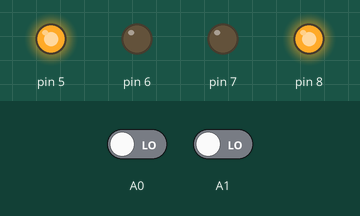
The sketch below on a simulated Arduino Uno, built with avr-gcc and run on an emulated ATmega328P. On the bench: output pins drawn as LEDs (lit = HIGH). The inputs (shaded band) are chosen by the test bench; at power-on: A0 LOW, A1 LOW.

Above: at 1.2 s.
1.3 s: A0 driven HIGH
At 2.5 s:
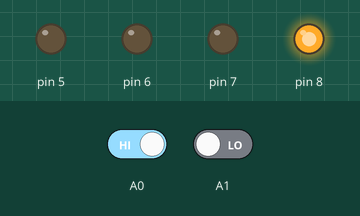
2.8 s: A0 driven LOW
At 3.6 s:
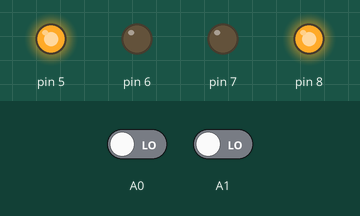
4.3 s: A1 driven HIGH
At 4.7 s:
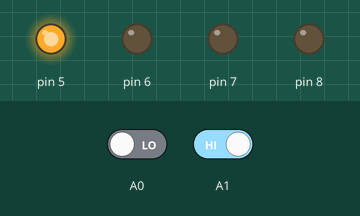
5.8 s: A1 driven LOW
At 7.1 s:
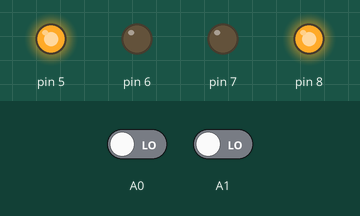
Timing chart, 0 to 8.3 s (numbered marks = the images above; inputs shaded):
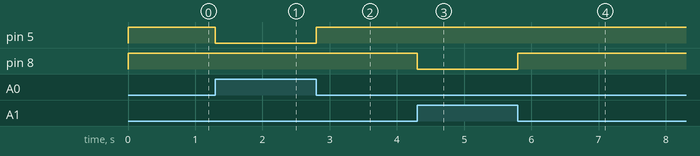

Measured:
- after the input at 1.3 s, pin 5: HIGH → LOW at once
- after the input at 2.8 s, pin 5: LOW → HIGH at once
- after the input at 4.3 s, pin 8: HIGH → LOW at once
- after the input at 5.8 s, pin 8: LOW → HIGH at once

The sketch:

code2_ir_line_following.ino
```cpp
/*
 * ============================================================
 *  CODE 2 - IR SENSOR LINE FOLLOWING
 * ============================================================
 *  Uses two IR sensors (left and right) to follow a line.
 *  Sensor reads HIGH when on the line, LOW when off the line.
 *
 *  Logic:
 *   L=1, R=1 → Both on line      → go forward
 *   L=0, R=1 → Drifted right     → steer left
 *   L=1, R=0 → Drifted left      → steer right
 *   L=0, R=0 → Both off line     → go forward (best guess)
 *
 *  PIN MAPPING:
 *   IR Left  → A0    IR Right → A1
 *   Motor A  IN1 → D5   IN2 → D6
 *   Motor B  IN3 → D7   IN4 → D8
 * ============================================================
 */

int l, r;

void setup() {
  pinMode(A0, INPUT);
  pinMode(A1, INPUT);
  pinMode(5, OUTPUT);
  pinMode(6, OUTPUT);
  pinMode(7, OUTPUT);
  pinMode(8, OUTPUT);
}

void forward() {
  digitalWrite(5, HIGH);
  digitalWrite(6, LOW);
  digitalWrite(7, LOW);
  digitalWrite(8, HIGH);
}

void backward() {
  digitalWrite(5, LOW);
  digitalWrite(6, HIGH);
  digitalWrite(7, HIGH);
  digitalWrite(8, LOW);
}

void right() {
  digitalWrite(5, LOW);
  digitalWrite(6, LOW);
  digitalWrite(7, LOW);
  digitalWrite(8, HIGH);
}

void left() {
  digitalWrite(5, HIGH);
  digitalWrite(6, LOW);
  digitalWrite(7, LOW);
  digitalWrite(8, LOW);
}

void clockwise() {
  digitalWrite(5, LOW);
  digitalWrite(6, HIGH);
  digitalWrite(7, LOW);
  digitalWrite(8, HIGH);
}

void anticlockwise() {
  digitalWrite(5, HIGH);
  digitalWrite(6, LOW);
  digitalWrite(7, HIGH);
  digitalWrite(8, LOW);
}

void loop() {
  l = digitalRead(A0);
  r = digitalRead(A1);

  if (l == 1 && r == 1) { forward(); }
  if (l == 0 && r == 1) { left();    }
  if (l == 1 && r == 0) { right();   }
  if (l == 0 && r == 0) { forward(); }
}
```
